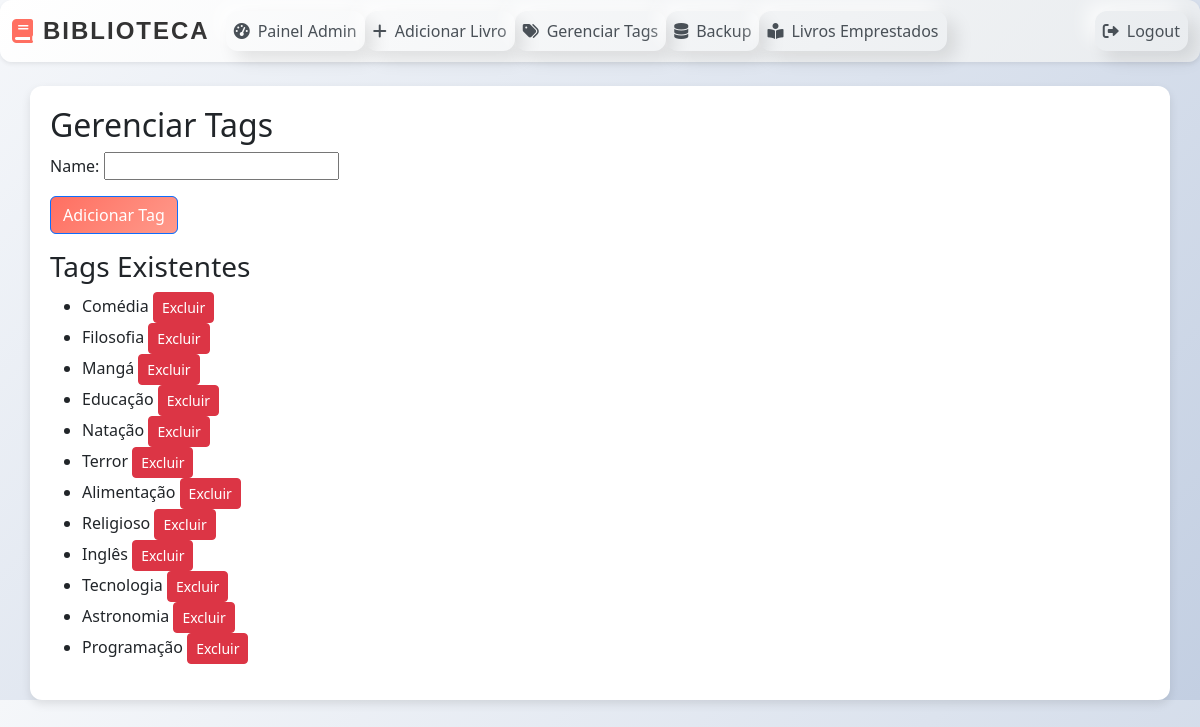
/manage_tags/ (signed in), run on the app's committed database.
### livros/models.py (models this page shows, shortened)
class Tag(models.Model):
    name = models.CharField(max_length=50, unique=True)

### livros/views.py (the view)
# urls.py: path('manage_tags/', views.manage_tags, name='manage_tags'),
@login_required
@user_passes_test(is_admin)
def manage_tags(request):
    if request.method == 'POST':
        form = TagForm(request.POST)
        if form.is_valid():
            form.save()
            messages.success(request, 'Tag adicionada com sucesso!')
            return redirect('manage_tags')
    else:
        form = TagForm()
    tags = Tag.objects.all()
    return render(request, 'livros/manage_tags.html', {'form': form, 'tags': tags})

### livros/forms.py
class TagForm(forms.ModelForm):
    class Meta:
        model = Tag
        fields = ['name']

### livros/views.py (called while the page is built)
def is_admin(user):
    return user.is_staff

### livros/templates/livros/manage_tags.html (shortened to what this page needs)
{% extends "livros/base.html" %}
{% block content %}
<h2>Gerenciar Tags</h2>
<form method="post" class="mb-3">
  {{ form.as_p }}
  <button type="submit" class="btn btn-primary">Adicionar Tag</button>
</form>
<h3>Tags Existentes</h3>
<ul>
  {% for tag in tags %}
    <li>
      {{ tag.name }}
      <a href="{% url 'delete_tag' tag.id %}" class="btn btn-danger btn-sm">Excluir</a>
    </li>
  {% empty %}
    <li>Nenhuma tag cadastrada.</li>
  {% endfor %}
</ul>
{% endblock %}

### livros/static/livros/css/style.css (style rules this page uses)
* { margin: 0; padding: 0; box-sizing: border-box; }
body { font-family: 'Arial', sans-serif; background: linear-gradient(135deg, #f5f7fa, #c3cfe2); color: #333; line-height: 1.6; }
.btn-primary { background: linear-gradient(135deg, #ff6f61, #ff9a8b); border: none; color: #fff; font-weight: bold; transition: transform 0.3s ease, box-shadow 0.3s ease; }

### data on the page
Tag: name "Comédia"
Tag: name "Filosofia"
Tag: name "Mangá"
Tag: name "Educação"
Tag: name "Natação"
Tag: name "Terror"
Tag: name "Alimentação"
Tag: name "Religioso"
Tag: name "Inglês"
Tag: name "Tecnologia"
Tag: name "Astronomia"
Tag: name "Programação"
